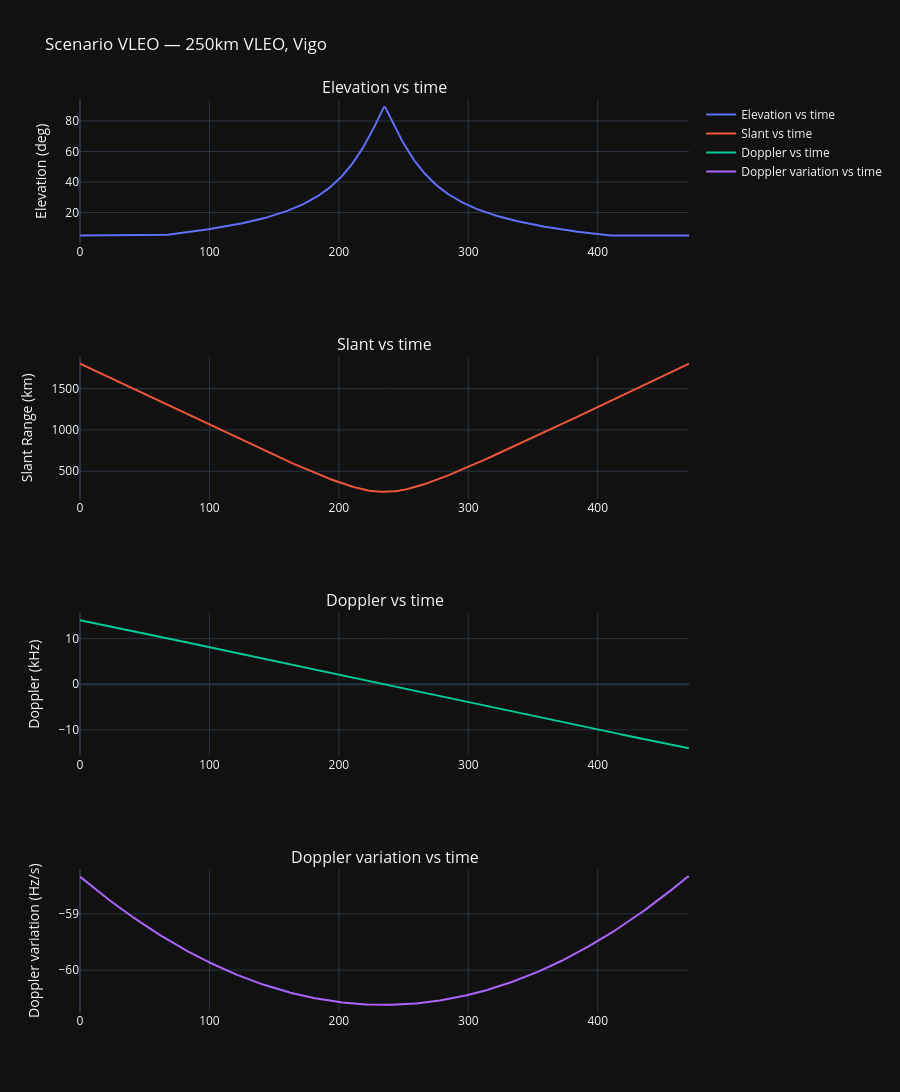

Notebook source saved alongside this figure:
### Markdown cell above
## 5. Simulator Scenario — Complete Pass

Four-panel plot showing the complete pass geometry and RF analysis from the simulator:

1. **Elevation vs time** — rises from 0° to 90° at zenith, symmetric
2. **Slant range vs time** — minimum at zenith (250km), maximum at horizon (~1330km)
3. **Doppler shift vs time** — ±14 kHz, crosses zero at zenith
4. **Doppler rate vs time** — ~60 Hz/s peak at zenith, nearly constant (zenith pass characteristic)

### Code cell
fig = make_subplots(rows=4, cols=1,
                    subplot_titles=('Elevation vs time', 'Slant vs time','Doppler vs time','Doppler variation vs time'))

# First plot  —
fig.add_trace(go.Scatter(x=t_sim_shifted, y=el_sim, name='Elevation vs time'), row=1, col=1)


# Second plot  —
fig.add_trace(go.Scatter(x=t_sim_shifted, y=slant_delta_sim, name='Slant vs time'), row=2, col=1)

# Third plot  —
fig.add_trace(go.Scatter(x=t_sim_shifted, y=f_doppler, name='Doppler vs time'), row=3, col=1)

# Fourth plot  —
fig.add_trace(go.Scatter(x=t_sim_shifted, y=doppler_variation, name='Doppler variation vs time'), row=4, col=1)

fig.update_yaxes(title_text="Elevation (deg)", row=1, col=1)
fig.update_yaxes(title_text="Slant Range (km)", row=2, col=1)
fig.update_yaxes(title_text="Doppler (kHz)", row=3, col=1)
fig.update_yaxes(title_text="Doppler variation (Hz/s)", row=4, col=1)

fig.update_layout(title='Scenario VLEO — 250km VLEO, Northwest Spain Ground Station',height=1800)
fig.show()

### Figure 1 — Plotly figure (JSON) as saved in the notebook; plotly's stock layout.template omitted (floating-point values rounded to 4 significant figures; data arrays with more than 128 entries replaced by an {"elided": "..."} marker saying what was removed)
{"data": [{"name": "Elevation vs time", "x": {"elided": "470 float values"}, "y": {"elided": "470 float values"}, "type": "scatter", "xaxis": "x", "yaxis": "y"}, {"name": "Slant vs time", "x": {"elided": "470 float values"}, "y": {"elided": "470 float values"}, "type": "scatter", "xaxis": "x2", "yaxis": "y2"}, {"name": "Doppler vs time", "x": {"elided": "470 float values"}, "y": {"elided": "470 float values"}, "type": "scatter", "xaxis": "x3", "yaxis": "y3"}, {"name": "Doppler variation vs time", "x": {"elided": "470 float values"}, "y": {"elided": "470 float values"}, "type": "scatter", "xaxis": "x4", "yaxis": "y4"}], "layout": {"xaxis": {"anchor": "y", "domain": [0.0, 1.0]}, "yaxis": {"anchor": "x", "domain": [0.8438, 1.0], "title": {"text": "Elevation (deg)"}}, "xaxis2": {"anchor": "y2", "domain": [0.0, 1.0]}, "yaxis2": {"anchor": "x2", "domain": [0.5625, 0.7188], "title": {"text": "Slant Range (km)"}}, "xaxis3": {"anchor": "y3", "domain": [0.0, 1.0]}, "yaxis3": {"anchor": "x3", "domain": [0.2812, 0.4375], "title": {"text": "Doppler (kHz)"}}, "xaxis4": {"anchor": "y4", "domain": [0.0, 1.0]}, "yaxis4": {"anchor": "x4", "domain": [0.0, 0.1562], "title": {"text": "Doppler variation (Hz/s)"}}, "annotations": [{"font": {"size": 16}, "showarrow": false, "text": "Elevation vs time", "x": 0.5, "xanchor": "center", "xref": "paper", "y": 1.0, "yanchor": "bottom", "yref": "paper"}, {"font": {"size": 16}, "showarrow": false, "text": "Slant vs time", "x": 0.5, "xanchor": "center", "xref": "paper", "y": 0.7188, "yanchor": "bottom", "yref": "paper"}, {"font": {"size": 16}, "showarrow": false, "text": "Doppler vs time", "x": 0.5, "xanchor": "center", "xref": "paper", "y": 0.4375, "yanchor": "bottom", "yref": "paper"}, {"font": {"size": 16}, "showarrow": false, "text": "Doppler variation vs time", "x": 0.5, "xanchor": "center", "xref": "paper", "y": 0.1562, "yanchor": "bottom", "yref": "paper"}], "title": {"text": "Scenario VLEO — 250km VLEO, Vigo"}, "height": 1800}}
